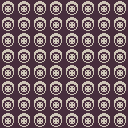

A 2D game scene composited from a Tiled map and its tileset images. What follows is a short description and the map's XML, with every tile layer's data as written:
An orthogonal 8x8 tile map with 16x16 px tiles, 1 tile layer (Tile Layer 1).

<map version="1.4" tiledversion="1.4.2" orientation="orthogonal" renderorder="right-down" width="8" height="8" tilewidth="16" tileheight="16" infinite="0" nextlayerid="2" nextobjectid="1">
 <tileset firstgid="1" name="colored_packed" tilewidth="16" tileheight="16" tilecount="1056" columns="48">
  <image source="colored_packed.png" width="768" height="352" />
 </tileset>
 <layer id="1" name="Tile Layer 1" width="8" height="8">
  <data encoding="csv">
592,592,592,592,592,592,592,592,
592,592,592,592,592,592,592,592,
592,592,592,592,592,592,592,592,
592,592,592,592,592,592,592,592,
592,592,592,592,592,592,592,592,
592,592,592,592,592,592,592,592,
592,592,592,592,592,592,592,592,
592,592,592,592,592,592,592,592
</data>
 </layer>
</map>
